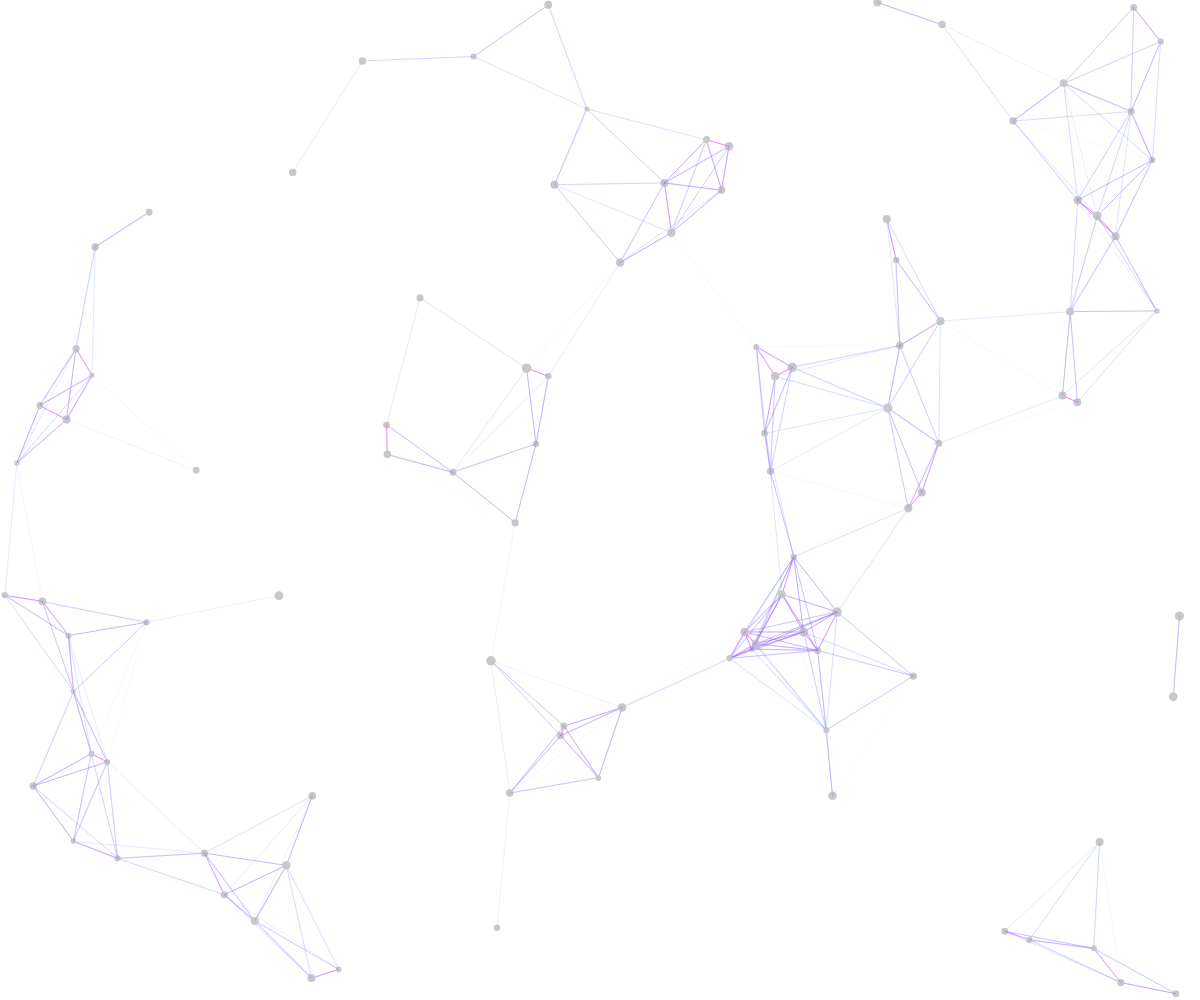
Frame 1 (no input)
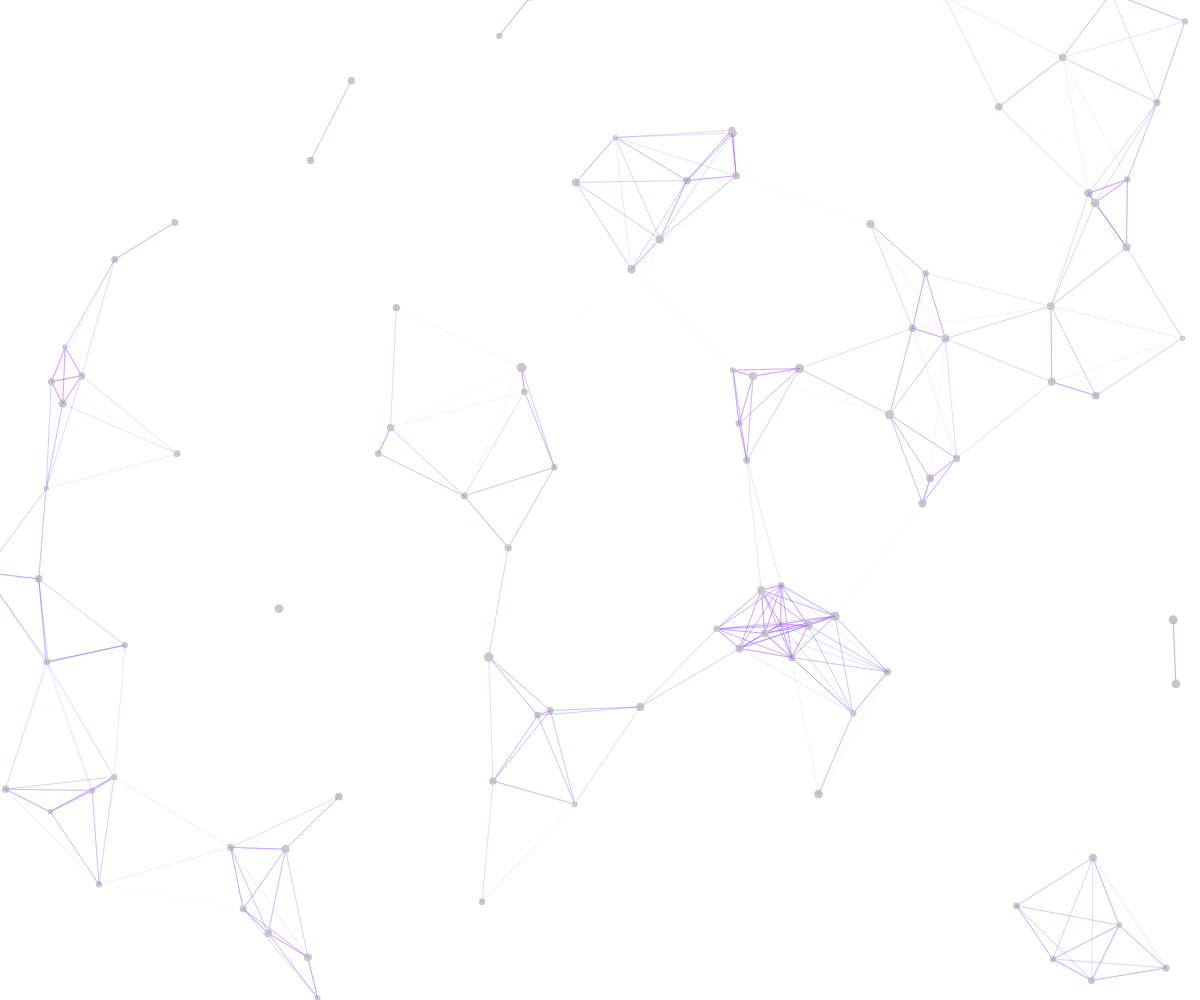
Frame 60 (no input)
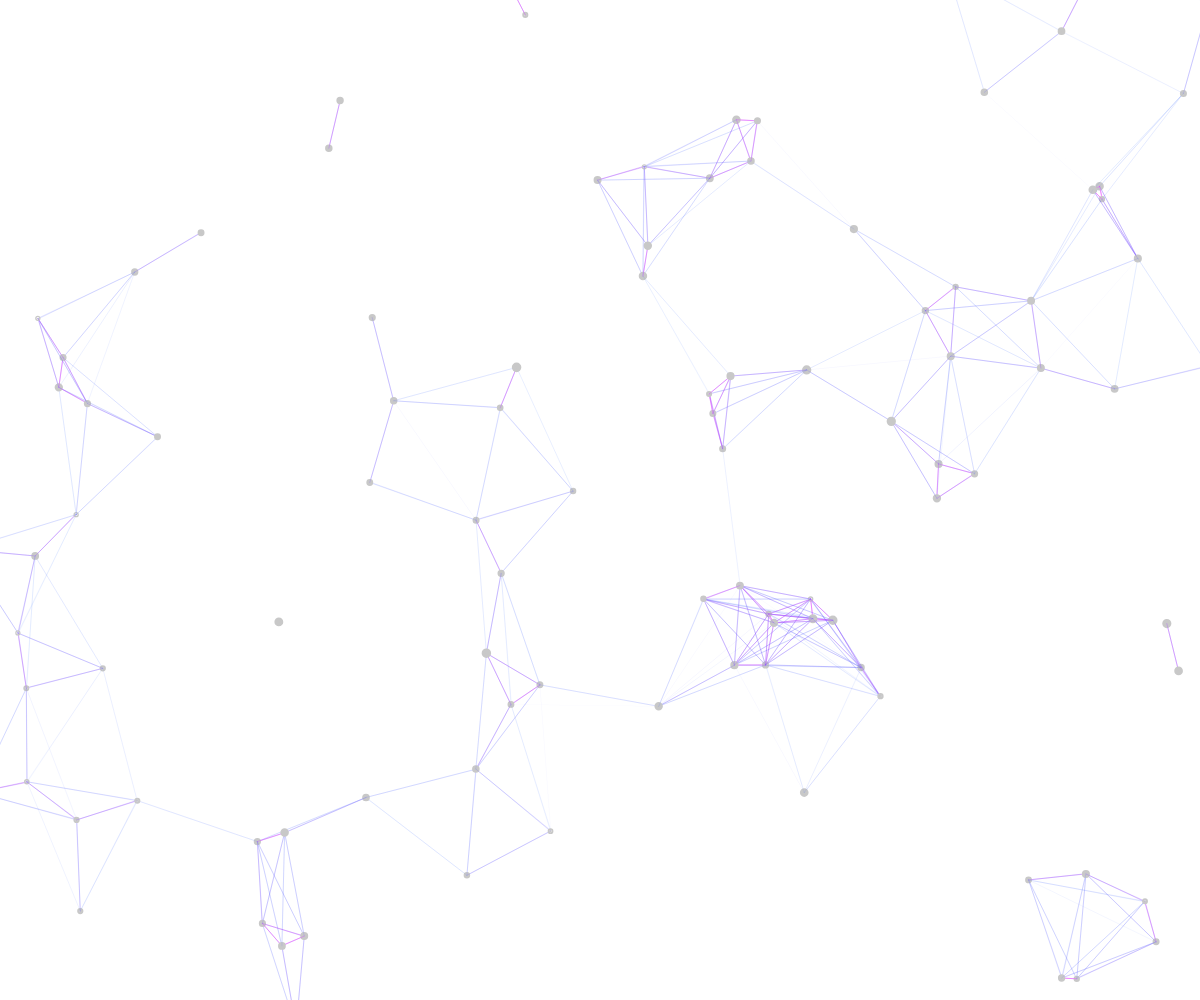
Frame 120 (the mouse pressed at the canvas centre since frame 60)

The p5.js sketch that drew these frames (run headless with seeded random() and noise() and a simulated clock; from frame 60 on, the mouse is pressed at the canvas centre):

// p5.js sketch
// ── sketch.js
var dots = [];
let numOfDots = 80;
let minDotSize = 1;
let maxDotSize = 5;
let maxVelocity = 0.5;
let minVelocity = 0.1;
let maxDotDistance = 150;
let fr = 20;

var canvas;

function setup() {
    canvas = createCanvas(windowWidth, windowHeight);
    canvas.style("position: fixed; left: 0; top: 0; z-index: -1000");
    numOfDots = calculateNumOfDots();
    frameRate(fr);
    for (let i = 0; i < numOfDots; i++) {
        let xVelocity = random(-maxVelocity, maxVelocity);
        let yVelocity = random(-maxVelocity, maxVelocity);
        let averageVelocity = (Math.abs(xVelocity) + Math.abs(yVelocity)) / 2;
        let dotSize = map(
            averageVelocity,
            minVelocity,
            maxVelocity,
            maxDotSize,
            minDotSize
        );
        dots.push(
            new Dot(
                random(width),
                random(height),
                dotSize,
                xVelocity,
                yVelocity
            )
        );
    }

    for (let i = 0; i < dots.length; i++) {
        let exclusiveDots = [];
        for (let j = 0; j < dots.length; j++) {
            if (i != j) {
                exclusiveDots.push(dots[j]);
            }
        }

        if (
            dots[i].xPosition > width ||
            dots[i].xPosition < 0 ||
            dots[i].yPosition > height ||
            dots[i].yPosition < 0
        ) {
            dots[i] = createDot();
        }

        dots[i].update(exclusiveDots);
    }
}

function windowResized() {
    resizeCanvas(windowWidth, windowHeight);
    numOfDots = calculateNumOfDots();
}

function calculateNumOfDots() {
    let area = width * height;
    return Math.round((37 / 568026) * area + 2129240 / 94671);
}

function draw() {
    clear();

    if (dots.length > numOfDots) {
        dots.pop();
    } else {
        dots.push(createDot());
    }

    for (let i = 0; i < dots.length; i++) {
        let exclusiveDots = [];
        for (let j = 0; j < dots.length; j++) {
            if (i != j) {
                exclusiveDots.push(dots[j]);
            }
        }

        if (
            dots[i].xPosition > width + maxDotDistance ||
            dots[i].xPosition < 0 - maxDotDistance ||
            dots[i].yPosition > height + maxDotDistance ||
            dots[i].yPosition < 0 - maxDotDistance
        ) {
            dots[i] = createDot();
        }

        dots[i].update(exclusiveDots);
    }
}

function createDot() {
    let randomNumer = random(0, 4);
    let xPosition;
    let yPosition;
    let xVelocity;
    let yVelocity;

    if (randomNumer < 1) {
        yPosition = 0 - maxDotDistance;
        xPosition = random(width);
        xVelocity = random(-maxVelocity, maxVelocity);
        yVelocity = random(minVelocity, maxVelocity);
    } else if (randomNumer < 2) {
        yPosition = random(height);
        xPosition = width + maxDotDistance;
        xVelocity = random(-maxVelocity, -minVelocity);
        yVelocity = random(-maxVelocity, maxVelocity);
    } else if (randomNumer < 3) {
        yPosition = height + maxDotDistance;
        xPosition = random(width);
        xVelocity = random(-maxVelocity, maxVelocity);
        yVelocity = random(-minVelocity, -maxVelocity);
    } else {
        yPosition = random(height);
        xPosition = 0 - maxDotDistance;
        xVelocity = random(minVelocity, maxVelocity);
        yVelocity = random(-maxVelocity, maxVelocity);
    }

    let averageVelocity = (Math.abs(xVelocity) + Math.abs(yVelocity)) / 2;
    let dotSize = map(
        averageVelocity,
        minVelocity,
        maxVelocity,
        maxDotSize,
        minDotSize
    );

    return new Dot(xPosition, yPosition, dotSize, xVelocity, yVelocity);
}

class Dot {
    constructor(xPosition, yPosition, radius, xVelocity, yVelocity) {
        this.xPosition = xPosition;
        this.yPosition = yPosition;
        this.radius = radius;
        this.xVelocity = xVelocity;
        this.yVelocity = yVelocity;
    }

    show() {
        stroke(200);
        strokeWeight(4);
        fill(200);
        ellipse(this.xPosition, this.yPosition, this.radius, this.radius);
    }

    move() {
        this.xPosition = this.xPosition + this.xVelocity;
        this.yPosition = this.yPosition + this.yVelocity;
    }

    update(dots) {
        this.move();
        dots.forEach((dot) => {
            if (this.isNearTo(dot)) {
                let distance = this.distanceTo(dot);
                let strokeColor = map(distance, 0, maxDotDistance, 255, 0);
                let opacity = map(distance, 0, maxDotDistance, 255, 0);
                stroke(strokeColor, 84, 255, opacity);
                strokeWeight(0.5);
                line(
                    dot.xPosition,
                    dot.yPosition,
                    this.xPosition,
                    this.yPosition
                );
            }
        });
        this.show();
    }

    isNearTo(dot) {
        return this.distanceTo(dot) < maxDotDistance;
    }

    distanceTo(dot) {
        return Math.sqrt(
            Math.pow(this.xPosition - dot.xPosition, 2) +
                Math.pow(this.yPosition - dot.yPosition, 2)
        );
    }
}
